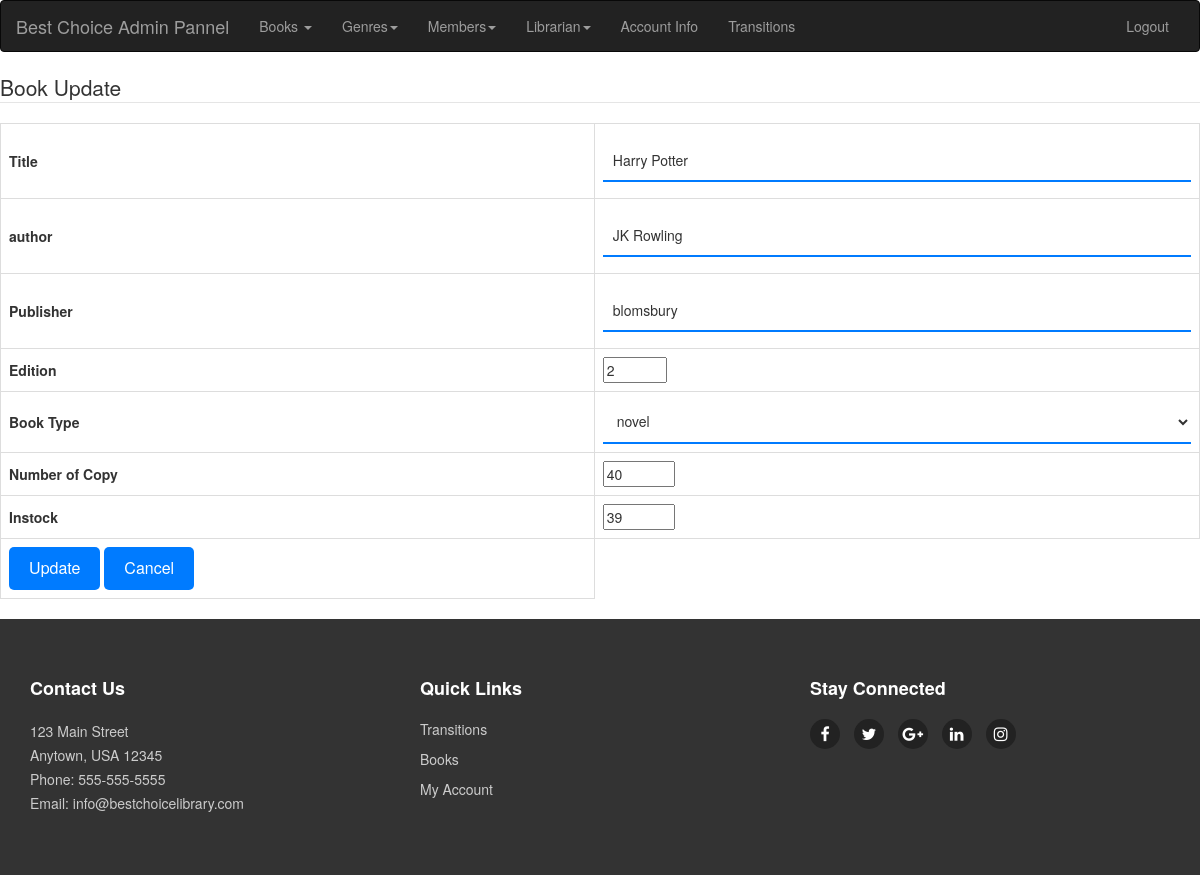
/bookUpdate.php?uit=12 (signed in), run on the app's committed database.
### tables this page shows
CREATE TABLE `book` (
  `book_id` int(11) NOT NULL,
  `title` varchar(500) NOT NULL,
  `coverimage` varchar(500) NOT NULL,
  `author` varchar(50) NOT NULL,
  `publisher` varchar(50) NOT NULL,
  `edition` int(11) NOT NULL,
  `numberofcopy` int(11) NOT NULL,
  `instock` int(11) NOT NULL,
  `booktype_id` int(11) NOT NULL
);

### bookUpdate.php (the view, shortened to what this page needs)
<?php
include('connection.php');
include('header1.php');
if(isset($_REQUEST['uit'])){
    $book_id = $_REQUEST['uit'];
    $select = "SELECT * FROM book WHERE book_id=?";
    $stmt = mysqli_prepare($connect, $select);
    mysqli_stmt_bind_param($stmt, 'i', $book_id);
    mysqli_stmt_execute($stmt);
    $result = mysqli_stmt_get_result($stmt);
    $data = mysqli_fetch_array($result);
    $title = $data['title'];
    $author = $data['author'];
    $publisher = $data['publisher'];
    $edition = $data['edition'];
    $numberofcopy = $data['numberofcopy'];
    $instock = $data['instock'];
}
?>
 <!DOCTYPE html>
<html>
<head>
</head>
<body>
	<form action="bookUpdate.php" method = "POST">
		<fieldset>
		<legend>Book Update</legend>
		<table>
			<tr>
				<td class="bold">Title</td>
				<td>
					<input type="text" name="txtTitle" required value="<?php echo $title ?>">
				</td>
			</tr>
			<tr>
				<td class="bold">author</td>
				<td>
					<input type="text" name="txtAuthor" required value="<?php echo $author ?>">
				</td>
			</tr>
			<tr>
				<td class="bold">Publisher</td>
				<td>
					<input type="text" name="txtPublisher" required value="<?php echo $publisher ?>">
				</td>
			</tr>
			<tr>
				<td class="bold">Edition</td>
				<td>
					<input type="number" name="txtEdition" min="0" max="100" required value="<?php echo $edition ?>">
				</td>
			</tr>
			<tr>
				<td class="bold">Book Type</td>
				<td>
					<select name="cboBookTypeID">
						<?php
							$select="SELECT * FROM booktype";
							$query=mysqli_query($connect,$select);
							$count=mysqli_num_rows($query);
							for($i=0;$i<$count;$i++)
						{
							$data=mysqli_fetch_array($query);
							$booktype_id=$data['booktype_id'];
							$booktype_name=$data['booktype_name'];
							echo "<option value='$booktype_id'>
								$booktype_name
							</option>";
						}
						 ?>
					</select>
				</td>
			</tr>
			<tr>
				<td class="bold">Number of Copy</td>
				<td>
					<input type="number" name="txtNumberOfCopy" min="0" max="1000" required value="<?php echo $numberofcopy ?>">
				</td>
			</tr>
			<tr>
				<td class="bold">Instock</td>
				<td>
					<input type="number" name="txtInstock" min="0" max="1000" required value="<?php echo $instock ?>">
				</td>
			</tr>
			<tr>
				<td>
					<input type="submit" name="btnUpdate" value="Update" />
					<input type="reset" value="Cancel" />
				</td>
			</tr>
		</table>
		</fieldset>
	</form>
</body>
</html>
<?php
include('footer1.php');

### css/style.css (style rules this page uses)
button, input[type=submit], input[type=reset] { background-color: #007bff; border: none; color: #fff; padding: 10px 20px; border-radius: 5px; font-size: 16px; cursor: pointer; }
.bold { font-weight: bold; }
input[type=text], input[type=password], input[type=email], input[type=tel], select { width: 100%; padding: 10px; margin: 8px 0; box-sizing: border-box; border: none; border-bottom: 2px solid #007bff; outline: none; background-color: transparent; }
table { width: 100%; border-collapse: collapse; margin-bottom: 20px; }
table td, table th { border: 1px solid #ddd; padding: 8px; }

### data on the page
book: txtTitle "Harry Potter", txtAuthor "JK Rowling", txtPublisher "blomsbury", txtEdition "2", txtNumberOfCopy "40", txtInstock "39"

### other printed values
form field cboBookTypeID "novel"
